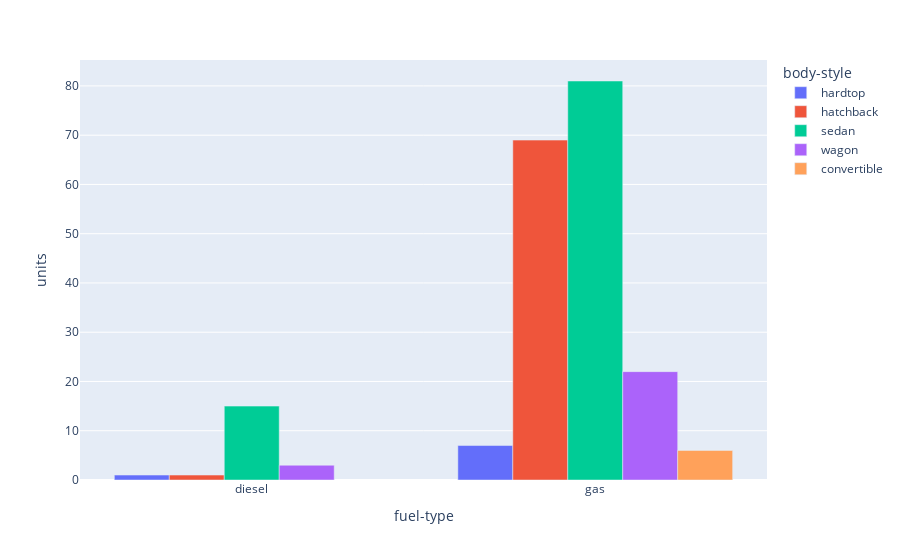

Notebook code cell kept with this figure:
### Code cell
px.bar(t, x='fuel-type', y='units', color='body-style',barmode='group')

### Figure 1 — Plotly figure (JSON) as saved in the notebook; plotly's stock layout.template omitted (floating-point values rounded to 4 significant figures)
{"data": [{"alignmentgroup": "True", "hovertemplate": "body-style=hardtop<br>fuel-type=%{x}<br>units=%{y}<extra></extra>", "legendgroup": "hardtop", "marker": {"color": "#636efa", "pattern": {"shape": ""}}, "name": "hardtop", "offsetgroup": "hardtop", "orientation": "v", "showlegend": true, "textposition": "auto", "type": "bar", "x": ["diesel", "gas"], "xaxis": "x", "y": [1, 7], "yaxis": "y"}, {"alignmentgroup": "True", "hovertemplate": "body-style=hatchback<br>fuel-type=%{x}<br>units=%{y}<extra></extra>", "legendgroup": "hatchback", "marker": {"color": "#EF553B", "pattern": {"shape": ""}}, "name": "hatchback", "offsetgroup": "hatchback", "orientation": "v", "showlegend": true, "textposition": "auto", "type": "bar", "x": ["diesel", "gas"], "xaxis": "x", "y": [1, 69], "yaxis": "y"}, {"alignmentgroup": "True", "hovertemplate": "body-style=sedan<br>fuel-type=%{x}<br>units=%{y}<extra></extra>", "legendgroup": "sedan", "marker": {"color": "#00cc96", "pattern": {"shape": ""}}, "name": "sedan", "offsetgroup": "sedan", "orientation": "v", "showlegend": true, "textposition": "auto", "type": "bar", "x": ["diesel", "gas"], "xaxis": "x", "y": [15, 81], "yaxis": "y"}, {"alignmentgroup": "True", "hovertemplate": "body-style=wagon<br>fuel-type=%{x}<br>units=%{y}<extra></extra>", "legendgroup": "wagon", "marker": {"color": "#ab63fa", "pattern": {"shape": ""}}, "name": "wagon", "offsetgroup": "wagon", "orientation": "v", "showlegend": true, "textposition": "auto", "type": "bar", "x": ["diesel", "gas"], "xaxis": "x", "y": [3, 22], "yaxis": "y"}, {"alignmentgroup": "True", "hovertemplate": "body-style=convertible<br>fuel-type=%{x}<br>units=%{y}<extra></extra>", "legendgroup": "convertible", "marker": {"color": "#FFA15A", "pattern": {"shape": ""}}, "name": "convertible", "offsetgroup": "convertible", "orientation": "v", "showlegend": true, "textposition": "auto", "type": "bar", "x": ["gas"], "xaxis": "x", "y": [6], "yaxis": "y"}], "layout": {"barmode": "group", "legend": {"title": {"text": "body-style"}, "tracegroupgap": 0}, "margin": {"t": 60}, "xaxis": {"anchor": "y", "domain": [0, 1], "title": {"text": "fuel-type"}}, "yaxis": {"anchor": "x", "domain": [0, 1], "title": {"text": "units"}}}}
